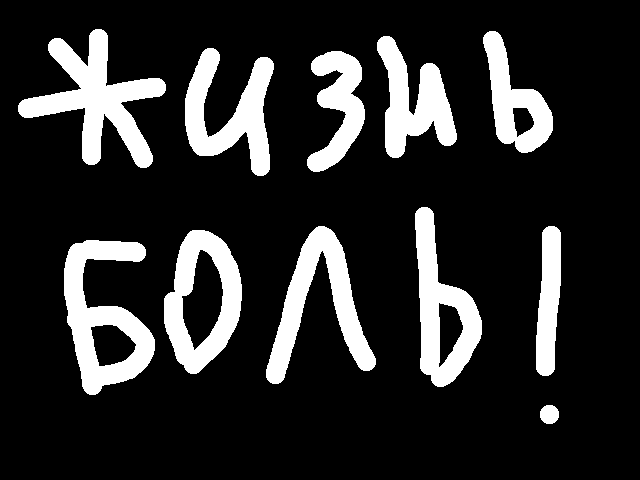
#> input picture not-convex.png, 640 x 480 px
$ jupyter execute --allow-errors lab-04-done.ipynb   (shell and % lines are left out)
#> lines starting #> are read from the running program, lines starting #| are printed output that depends on the picture; after the words box and inside, x2 and y2 are one past the last pixel; in counts of white or black regions, pixels touching at a corner belong together
[cell 1]
%pylab inline
import skimage.io
from scipy.ndimage.morphology import binary_erosion, binary_dilation, binary_closing, binary_opening
from skimage.morphology import opening, closing, dilation, erosion

# Лаб №4

Дата сдачи: 17-10-2016 00:00 MSK UTC+3

### 4. Вычисление и визуализация морфологического спектра

Разработать программу вычисления и визуализации морфологического спектра для бинарных и полутоновых изображений для различных структурирующих элементов (структурирующий элемент задается в виде аргумента).

Содержание отчета:

- Исходные изображения
- Код программы
- Результат работы программы

[cell 2]
def fancy_show(imgs, *, n_cols=None, fig_dim=None):
    if type(imgs) == numpy.ndarray:
        imgs = [imgs]
    if len(imgs) == 1:
        n_rows = 1
        n_cols = 1
        if fig_dim == None:
            fig_dim = 5
        figsize = (fig_dim, fig_dim)
    else:
        if n_cols == None:
            n_cols = min(len(imgs), 3)
        n_rows = int(ceil(len(imgs) / n_cols))
        if fig_dim == None:
            fig_dim = 15
    figsize = (fig_dim, fig_dim / n_cols * n_rows)
    fig = plt.figure(figsize=figsize)
    for i, img in enumerate(imgs):
        ax = fig.add_subplot(n_rows, n_cols, i + 1)
        ax.imshow(img, cmap='gray', interpolation='none')

[cell 3]
img = (imread('not-convex.png') > 0.5)[::2, ::2]
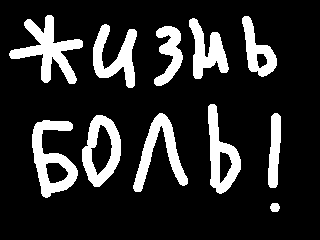
#> img: shape (240, 320, 3) bool; 16.8% white; 11 white regions, largest, box (x1, y1, x2, y2) and area: (9, 15, 83, 84) 1852, (32, 120, 78, 198) 1657, (133, 113, 188, 192) 1460
if len(img.shape) == 3:
    img = img[:, :, 0]
#> (the rest of this cell did not finish here and is left out)

[cell 4]
struct_el = np.ones((3, 3))

[cell 5]
def bin_spectrum(image, B, max_iter = 30):
#> called with B = array of shape (3, 3), max_iter = 30
    xs = []
    ys = []
    radius = max(B.shape) // 2

    B_curr = array([[True]])
    for i in range(1, max_iter):
        img_curr = binary_closing(image, B_curr)
        B_curr = binary_dilation(pad(B_curr, radius, "constant"), B)
        img_next = binary_closing(image, B_curr)
        img_cross = invert(img_curr) * img_next
        count = np.count_nonzero(img_cross)
        if count == 0:
            break
        xs.append(-i)
        ys.append(count)
#> this loop made 28 passes
#> count on passes 1 to 12: 44, 149, 290, 392, 517, 654, 1384, 923, 777, 1804, 1437, 1304
#> pass 1, in bin_spectrum, `img_cross = invert(img_curr) * img_next`:
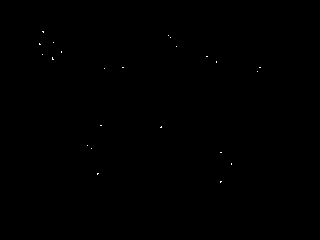
#> img_cross: shape (240, 320) bool; 0.06% white in thin lines or dots, all inside (x1, y1, x2, y2) = (39, 31, 261, 183)
#> pass 2, in bin_spectrum, `img_next = binary_closing(image, B_curr)`:
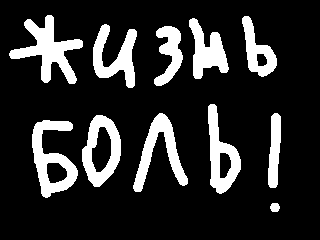
#> img_next: shape (240, 320) bool; 17.1% white; 11 white regions, largest, box (x1, y1, x2, y2) and area: (9, 15, 83, 84) 1903, (32, 120, 78, 198) 1664, (133, 113, 188, 192) 1476
#> pass 2, in bin_spectrum, `img_cross = invert(img_curr) * img_next`:
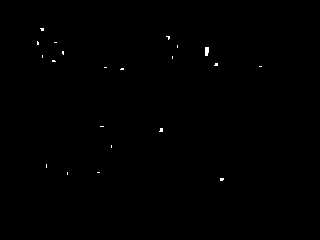
#> img_cross: shape (240, 320) bool; 0.19% white in thin lines or dots, all inside (x1, y1, x2, y2) = (37, 28, 262, 181)
#> after the loop: B_curr: shape (57, 57) bool; every value is 1
#> after the loop: img_cross: shape (240, 320) bool; every value is 0
#> after the loop:
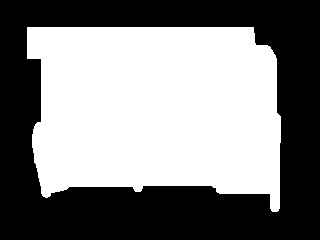
#> img_curr: shape (240, 320) bool; 51% white; 1 black region, box (x1, y1, x2, y2) and area: (0, 0, 320, 240) 37641
#> after the loop, xs = 27 values, max -1 at index 0, min -27 at index 26, mean -14; ys = 27 values, max 3527 at index 18, min 44 at index 0, mean 1009.6

    n = 0
    B_curr = np.array([[True]])
    for i in range(max_iter):
        if not(any(binary_erosion(image, B_curr))):
            break
        img_curr = binary_opening(image, B_curr)
        B_curr = binary_dilation(pad(B_curr, radius, "constant"), B)
        img_next = binary_opening(image, B_curr)
        img_cross = invert(img_next) * img_curr
        count = np.count_nonzero(img_cross)

        xs.append(i)
        ys.append(count)
#> this loop made 8 passes
#> count on passes 1 to 7: 0, 57, 198, 4269, 7060, 672, 682
#> pass 2, in bin_spectrum, `img_cross = invert(img_next) * img_curr`:
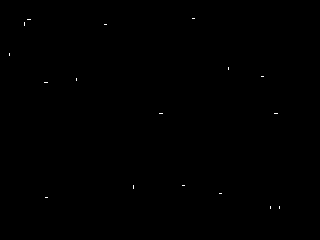
#> img_cross: shape (240, 320) bool; 0.07% white in thin lines or dots, all inside (x1, y1, x2, y2) = (9, 18, 280, 209)
#> pass 3, in bin_spectrum, `img_next = binary_opening(image, B_curr)`:
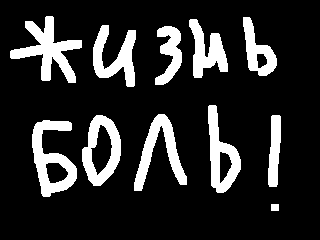
#> img_next: shape (240, 320) bool; 16.5% white; 11 white regions, largest, box (x1, y1, x2, y2) and area: (10, 16, 82, 83) 1799, (32, 120, 77, 197) 1643, (134, 114, 187, 191) 1437
#> pass 3, in bin_spectrum, `img_cross = invert(img_next) * img_curr`:
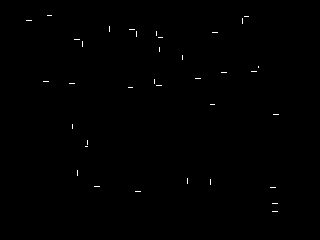
#> img_cross: shape (240, 320) bool; 0.26% white in thin lines or dots, all inside (x1, y1, x2, y2) = (26, 15, 279, 212)
#> after the loop:
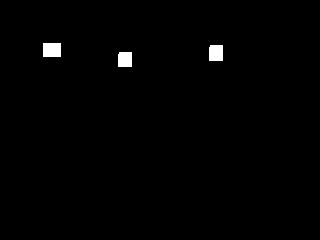
#> img_cross: shape (240, 320) bool; 0.89% white; 3 white regions, box (x1, y1, x2, y2) and area: (43, 43, 61, 57) 252, (209, 45, 223, 61) 222, (118, 52, 132, 67) 208
#> after the loop, xs = 34 values, max 6 at index 33, min -27 at index 26, mean -10.5; ys = 34 values, max 7060 at index 31, min 0 at index 27, mean 1182.3

    return xs, ys

[cell 6]
xs, ys = bin_spectrum(img, struct_el)
plt.bar(xs, ys)
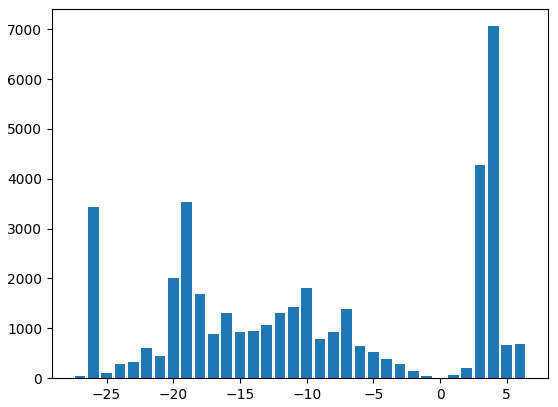
#> figure drawn by matplotlib, 1 panel; tallest bar 7060 high, from x = 3.6 to 4.4
